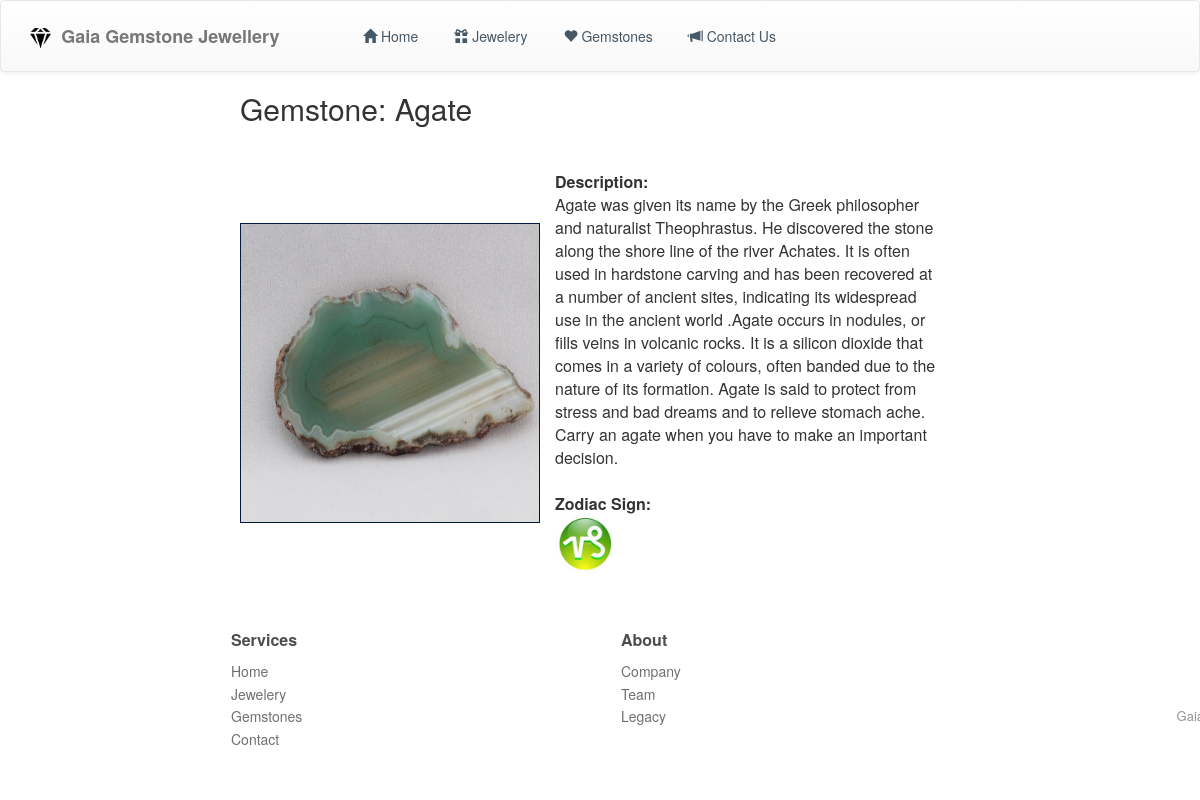
Page /gemDetails.php?Item=2 on the committed database.
### tables this page shows
CREATE TABLE IF NOT EXISTS `gemstones` (
  `Gem_ID` int(11) NOT NULL AUTO_INCREMENT,
  `Gem_Name` text NOT NULL,
  `Gem_Desc` text NOT NULL,
  `Gem_Image` text NOT NULL,
  `Gem_Zodiac` text NOT NULL,
  PRIMARY KEY (`Gem_ID`)
);

### gemDetails.php (the view, shortened to what this page needs)
<html>
  <html>
    <head>
      <link rel="stylesheet" href="assets/bootstrap/css/bootstrap.min.css">
      <link rel="stylesheet" href="assets/fonts/ionicons.min.css">
      <link rel="stylesheet" href="assets/css/Carousel-Hero.css">
      <link rel="stylesheet" href="assets/css/Footer-Clean.css">
      <link rel="stylesheet" href="https://cdnjs.cloudflare.com/ajax/libs/aos/2.1.1/aos.css">
      <link rel="stylesheet" href="assets/css/Navigation-with-Button1.css">
      <link rel="stylesheet" href="assets/css/styles.css">
      <?php include "header.php"; ?>
    </head>
    <?php
  $dbhost = 'localhost';
  $dbuser = 'root';
  $dbpass = '';
  $conn = mysqli_connect($dbhost, $dbuser, $dbpass) or die ('Error connecting to mysql');
  $dbname = 'ggjewellery';
  mysqli_select_db($conn, $dbname);
$ID = $_GET['Item'];
$query = "SELECT * FROM Gemstones WHERE Gem_Id = $ID";
$resultSet = mysqli_query($conn, $query);
?>
    <body>
      <div id="container">
        <table>
          <?php
while($row = mysqli_fetch_array($resultSet))
{
?>
          <h2>Gemstone:
            <?php {echo "{$row['Gem_Name']}";} ?>
          </h2>
    <table>
          <tr>
            <td>
              <a href="<?php echo "Gemstones/" . $row['Gem_Image']; ?>" title="<?php {echo "{$row['Gem_Name']}";} ?>">
                <img style="border: 1px solid #021a40; position:relative; width:300px; height:300px;" src="<?php {echo "Gemstones/" . $row['Gem_Image'];} ?>">
              </a>
            </td>
            <td style="padding: 15px;">
              <?php echo "<b>Description:</b> </br>" . $row['Gem_Desc']; ?>
                <br><br>
              <?php
        if ($row['Gem_Zodiac'] == NULL)
        {}
        else
        {echo "<b>Zodiac Sign:</b> </br> <img style='width:60px;' src=" . '"' . "Gemstones/" . $row['Gem_Zodiac'] . '"' . "></br>";}
        ?>
            </td>
          </tr>
    </table>
        </body>
      <?php
}
?>
  <?php include "footer.php"; ?>

### header.php (shortened to what this page needs)
<!DOCTYPE html>
<html>
<head>
    <link rel="stylesheet" href="assets/bootstrap/css/bootstrap.min.css">
    <link rel="stylesheet" href="assets/fonts/ionicons.min.css">
    <link rel="stylesheet" href="https://cdnjs.cloudflare.com/ajax/libs/aos/2.1.1/aos.css">
    <link rel="stylesheet" href="assets/css/Navigation-with-Button1.css">
    <link rel="stylesheet" href="assets/css/styles.css">
</head>
<body>
    <div>
        <nav class="navbar navbar-default navigation-clean-button">
            <div class="container">
                <div class="navbar-header">
                    <a class="navbar-brand navbar-link" href="index.php" data-aos="fade-right"><img src="assets/img/logo.png" width="30px" height="30px" style="position:relative;">Gaia Gemstone Jewellery</a>
                </div>
                <div class="collapse navbar-collapse" id="navcol-1" style="margin-left:300px;">
                    <ul class="nav navbar-nav">
                        <li role="presentation"><a href="index.php"><i class="glyphicon glyphicon-home"></i> Home </a></li>
                        <li role="presentation"><a href="jewelery.php"><i class="glyphicon glyphicon-gift"></i> Jewelery </a></li>
                        <li role="presentation"><a href="gemstones.php"><i class="glyphicon glyphicon-heart"></i> Gemstones </a></li>
                        <li role="presentation"><a href="contactUs.php"><i class="glyphicon glyphicon-bullhorn"></i> Contact Us</a></li>
                    </ul>
                </div>
            </div>
        </nav>
    </div>
</body>
</html>

### footer.php (shortened to what this page needs)
<!DOCTYPE html>
<html>
<head>
    <link rel="stylesheet" href="assets/bootstrap/css/bootstrap.min.css">
    <link rel="stylesheet" href="assets/fonts/ionicons.min.css">
    <link rel="stylesheet" href="assets/css/Footer-Clean.css">
    <link rel="stylesheet" href="https://cdnjs.cloudflare.com/ajax/libs/aos/2.1.1/aos.css">
    <link rel="stylesheet" href="assets/css/styles.css">
</head>
<body>
    <div class="footer-clean">
        <footer>
            <div class="container">
                <div class="row">
                    <div class="col-md-4 col-sm-4 item">
                        <h3>Services</h3>
                        <ul>
                            <li><a href="index.php">Home </a></li>
                            <li><a href="jewelery.php">Jewelery </a></li>
                            <li><a href="gemstones.php">Gemstones </a></li>
                            <li><a href="contact.php">Contact </a></li>
                        </ul>
                    </div>
                    <div class="col-md-5 col-sm-4 item">
                        <h3>About</h3>
                        <ul>
                            <li><a href="about.php">Company</a></li>
                            <li><a href="about.php">Team</a></li>
                            <li><a href="about.php">Legacy</a></li>
                        </ul>
                    </div>
                    <div class="col-md-3 item social"><a href="#"><i class="icon ion-social-facebook"></i></a><a href="#"><i class="icon ion-social-twitter"></i></a><a href="#"><i class="icon ion-social-instagram"></i></a>
                        <p class="copyright">Gaia Gemstone Jewellery © 2016</p>
                    </div>
                </div>
            </div>
        </footer>
    </div>

### assets/css/Footer-Clean.css (style rules this page uses)
.footer-clean { padding:50px 0; background-color:#fff; color:#4b4c4d; position: fixed; bottom: 0; left: 18%; }
.footer-clean h3 { margin-top:0; margin-bottom:12px; font-weight:bold; font-size:16px; }
.footer-clean ul { padding:0; list-style:none; line-height:1.6; font-size:14px; margin-bottom:0; }
.footer-clean ul a { color:inherit; text-decoration:none; opacity:0.8; }
.footer-clean .item.social { text-align:right; }
.footer-clean .copyright { margin-top:14px; margin-bottom:0; font-size:13px; opacity:0.6; }

### assets/css/Navigation-with-Button1.css (style rules this page uses)
.navigation-clean-button { background:#fff; padding-top:10px; padding-bottom:10px; color:#333; border-radius:0; box-shadow:none; border:none; margin-bottom:0; }
.navigation-clean-button .navbar-brand { font-weight:bold; color:inherit; }
.navigation-clean-button .navbar-brand img { height:100%; display:inline-block; margin-right:10px; width:auto; }
.navigation-clean-button .navbar-collapse, .navigation-clean-button .navbar-form { border-top-color:#ddd; }
.navigation-clean-button.navbar .navbar-nav > li > a { padding-left:18px; padding-right:18px; }
.navigation-clean-button.navbar-default .navbar-nav > li > a { color:#465765; }

### assets/css/styles.css (style rules this page uses)
#container { max-width:820px; margin:0 auto; padding-bottom:50px; width: 60%; margin:0 auto; display: block; }
#container table { margin:0 auto; }

### rows in the picture
gemstones: Gem_Name "Agate", Gem_Image (picture), Gem_Desc "Agate was given its name by the Greek philosopher and naturalist Theophrastus. He discovered the stone along the shore line of the river Achates. It is often used in hardstone carving and has been recovered at a number of ancient sites, indicating its widespread use in the ancient world .Agate occurs in nodules, or fills veins in volcanic rocks. It is a silicon dioxide that comes in a variety of colours, often banded due to the nature of its formation. Agate is said to protect from stress and bad dreams and to relieve stomach ache. Carry an agate when you have to make an important decision.", Gem_Zodiac (picture)
